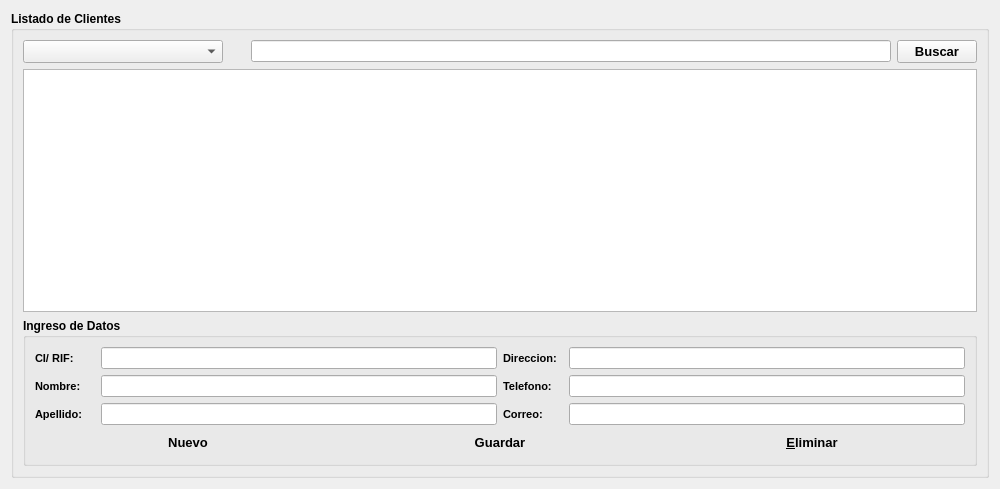
<?xml version="1.0" encoding="UTF-8"?>
<ui version="4.0">
 <class>FrmClientes</class>
 <widget class="QWidget" name="FrmClientes">
  <property name="geometry">
   <rect>
    <x>0</x>
    <y>0</y>
    <width>1000</width>
    <height>489</height>
   </rect>
  </property>
  <property name="font">
   <font>
    <pointsize>9</pointsize>
    <weight>75</weight>
    <bold>true</bold>
   </font>
  </property>
  <property name="windowTitle">
   <string>Clientes</string>
  </property>
  <property name="windowIcon">
   <iconset resource="../iconos.qrc">
    <normaloff>:/Presentacion/img/1418342268_user-id-128.png</normaloff>:/Presentacion/img/1418342268_user-id-128.png</iconset>
  </property>
  <layout class="QVBoxLayout" name="verticalLayout_5">
   <item>
    <widget class="QGroupBox" name="groupBox_2">
     <property name="minimumSize">
      <size>
       <width>600</width>
       <height>0</height>
      </size>
     </property>
     <property name="font">
      <font>
       <pointsize>9</pointsize>
       <weight>75</weight>
       <bold>true</bold>
      </font>
     </property>
     <property name="title">
      <string>Listado de Clientes</string>
     </property>
     <layout class="QVBoxLayout" name="verticalLayout">
      <item>
       <layout class="QHBoxLayout" name="horizontalLayout">
        <item>
         <widget class="QComboBox" name="cbBusqueda">
          <property name="minimumSize">
           <size>
            <width>200</width>
            <height>0</height>
           </size>
          </property>
          <property name="font">
           <font>
            <pointsize>10</pointsize>
            <weight>75</weight>
            <bold>true</bold>
           </font>
          </property>
          <property name="currentText">
           <string/>
          </property>
         </widget>
        </item>
        <item>
         <widget class="QLabel" name="label_7">
          <property name="minimumSize">
           <size>
            <width>16</width>
            <height>16</height>
           </size>
          </property>
          <property name="maximumSize">
           <size>
            <width>16</width>
            <height>16</height>
           </size>
          </property>
          <property name="text">
           <string/>
          </property>
          <property name="pixmap">
           <pixmap resource="../iconos.qrc">:/Presentacion/img/1418342273_678118-filter-128.png</pixmap>
          </property>
          <property name="scaledContents">
           <bool>true</bool>
          </property>
         </widget>
        </item>
        <item>
         <widget class="QLineEdit" name="lineBuscar"/>
        </item>
        <item>
         <widget class="QPushButton" name="btnBuscar">
          <property name="font">
           <font>
            <pointsize>10</pointsize>
            <weight>75</weight>
            <bold>true</bold>
           </font>
          </property>
          <property name="text">
           <string>Buscar</string>
          </property>
          <property name="icon">
           <iconset resource="../iconos.qrc">
            <normaloff>:/Presentacion/img/1418342289_search-128.png</normaloff>:/Presentacion/img/1418342289_search-128.png</iconset>
          </property>
         </widget>
        </item>
       </layout>
      </item>
      <item>
       <widget class="QTableView" name="tablaListado">
        <property name="font">
         <font>
          <pointsize>10</pointsize>
         </font>
        </property>
        <property name="alternatingRowColors">
         <bool>true</bool>
        </property>
        <property name="selectionMode">
         <enum>QAbstractItemView::SingleSelection</enum>
        </property>
        <property name="selectionBehavior">
         <enum>QAbstractItemView::SelectRows</enum>
        </property>
        <property name="gridStyle">
         <enum>Qt::DotLine</enum>
        </property>
        <property name="sortingEnabled">
         <bool>false</bool>
        </property>
        <property name="cornerButtonEnabled">
         <bool>true</bool>
        </property>
       </widget>
      </item>
      <item>
       <widget class="QGroupBox" name="groupBox">
        <property name="maximumSize">
         <size>
          <width>16777215</width>
          <height>16777215</height>
         </size>
        </property>
        <property name="title">
         <string>Ingreso de Datos</string>
        </property>
        <layout class="QVBoxLayout" name="verticalLayout_4">
         <item>
          <layout class="QHBoxLayout" name="horizontalLayout_9">
           <item>
            <layout class="QVBoxLayout" name="verticalLayout_3">
             <item>
              <layout class="QHBoxLayout" name="horizontalLayout_2">
               <item>
                <widget class="QLabel" name="label">
                 <property name="minimumSize">
                  <size>
                   <width>60</width>
                   <height>0</height>
                  </size>
                 </property>
                 <property name="font">
                  <font>
                   <pointsize>8</pointsize>
                   <weight>75</weight>
                   <bold>true</bold>
                  </font>
                 </property>
                 <property name="text">
                  <string>CI/ RIF:</string>
                 </property>
                </widget>
               </item>
               <item>
                <widget class="QLineEdit" name="lineCI"/>
               </item>
              </layout>
             </item>
             <item>
              <layout class="QHBoxLayout" name="horizontalLayout_3">
               <item>
                <widget class="QLabel" name="label_2">
                 <property name="minimumSize">
                  <size>
                   <width>60</width>
                   <height>0</height>
                  </size>
                 </property>
                 <property name="font">
                  <font>
                   <pointsize>8</pointsize>
                   <weight>75</weight>
                   <bold>true</bold>
                  </font>
                 </property>
                 <property name="text">
                  <string>Nombre:</string>
                 </property>
                </widget>
               </item>
               <item>
                <widget class="QLineEdit" name="lineNombre"/>
               </item>
              </layout>
             </item>
             <item>
              <layout class="QHBoxLayout" name="horizontalLayout_4">
               <item>
                <widget class="QLabel" name="label_3">
                 <property name="minimumSize">
                  <size>
                   <width>60</width>
                   <height>0</height>
                  </size>
                 </property>
                 <property name="font">
                  <font>
                   <pointsize>8</pointsize>
                   <weight>75</weight>
                   <bold>true</bold>
                  </font>
                 </property>
                 <property name="text">
                  <string>Apellido:</string>
                 </property>
                </widget>
               </item>
               <item>
                <widget class="QLineEdit" name="lineApellido"/>
               </item>
              </layout>
             </item>
            </layout>
           </item>
           <item>
            <layout class="QVBoxLayout" name="verticalLayout_2">
             <item>
              <layout class="QHBoxLayout" name="horizontalLayout_5">
               <item>
                <widget class="QLabel" name="label_4">
                 <property name="minimumSize">
                  <size>
                   <width>60</width>
                   <height>0</height>
                  </size>
                 </property>
                 <property name="font">
                  <font>
                   <pointsize>8</pointsize>
                   <weight>75</weight>
                   <bold>true</bold>
                  </font>
                 </property>
                 <property name="text">
                  <string>Direccion:</string>
                 </property>
                </widget>
               </item>
               <item>
                <widget class="QLineEdit" name="lineDireccion"/>
               </item>
              </layout>
             </item>
             <item>
              <layout class="QHBoxLayout" name="horizontalLayout_6">
               <item>
                <widget class="QLabel" name="label_5">
                 <property name="minimumSize">
                  <size>
                   <width>60</width>
                   <height>0</height>
                  </size>
                 </property>
                 <property name="font">
                  <font>
                   <pointsize>8</pointsize>
                   <weight>75</weight>
                   <bold>true</bold>
                  </font>
                 </property>
                 <property name="text">
                  <string>Telefono:</string>
                 </property>
                </widget>
               </item>
               <item>
                <widget class="QLineEdit" name="lineTelefono"/>
               </item>
              </layout>
             </item>
             <item>
              <layout class="QHBoxLayout" name="horizontalLayout_7">
               <item>
                <widget class="QLabel" name="label_6">
                 <property name="minimumSize">
                  <size>
                   <width>60</width>
                   <height>0</height>
                  </size>
                 </property>
                 <property name="font">
                  <font>
                   <pointsize>8</pointsize>
                   <weight>75</weight>
                   <bold>true</bold>
                  </font>
                 </property>
                 <property name="text">
                  <string>Correo:</string>
                 </property>
                </widget>
               </item>
               <item>
                <widget class="QLineEdit" name="lineCorreo"/>
               </item>
              </layout>
             </item>
            </layout>
           </item>
          </layout>
         </item>
         <item>
          <layout class="QHBoxLayout" name="horizontalLayout_8">
           <item>
            <widget class="QPushButton" name="btnNuevo">
             <property name="font">
              <font>
               <pointsize>10</pointsize>
               <weight>75</weight>
               <bold>true</bold>
              </font>
             </property>
             <property name="statusTip">
              <string>Agregar Nuevo Cliente</string>
             </property>
             <property name="text">
              <string>Nuevo</string>
             </property>
             <property name="icon">
              <iconset resource="../iconos.qrc">
               <normaloff>:/Presentacion/img/1418342231_678092-sign-add-128.png</normaloff>:/Presentacion/img/1418342231_678092-sign-add-128.png</iconset>
             </property>
             <property name="default">
              <bool>false</bool>
             </property>
             <property name="flat">
              <bool>true</bool>
             </property>
            </widget>
           </item>
           <item>
            <widget class="QPushButton" name="btnGuardar">
             <property name="font">
              <font>
               <pointsize>10</pointsize>
               <weight>75</weight>
               <bold>true</bold>
              </font>
             </property>
             <property name="text">
              <string>Guardar</string>
             </property>
             <property name="icon">
              <iconset resource="../iconos.qrc">
               <normaloff>:/Presentacion/img/1418342269_floppy-128.png</normaloff>:/Presentacion/img/1418342269_floppy-128.png</iconset>
             </property>
             <property name="flat">
              <bool>true</bool>
             </property>
            </widget>
           </item>
           <item>
            <widget class="QPushButton" name="btnEliminar">
             <property name="font">
              <font>
               <pointsize>10</pointsize>
               <weight>75</weight>
               <bold>true</bold>
              </font>
             </property>
             <property name="text">
              <string>&amp;Eliminar</string>
             </property>
             <property name="icon">
              <iconset resource="../iconos.qrc">
               <normaloff>:/Presentacion/img/1418342246_678069-sign-error-128.png</normaloff>:/Presentacion/img/1418342246_678069-sign-error-128.png</iconset>
             </property>
             <property name="flat">
              <bool>true</bool>
             </property>
            </widget>
           </item>
          </layout>
         </item>
        </layout>
       </widget>
      </item>
     </layout>
    </widget>
   </item>
  </layout>
 </widget>
 <resources>
  <include location="../iconos.qrc"/>
 </resources>
 <connections/>
</ui>
